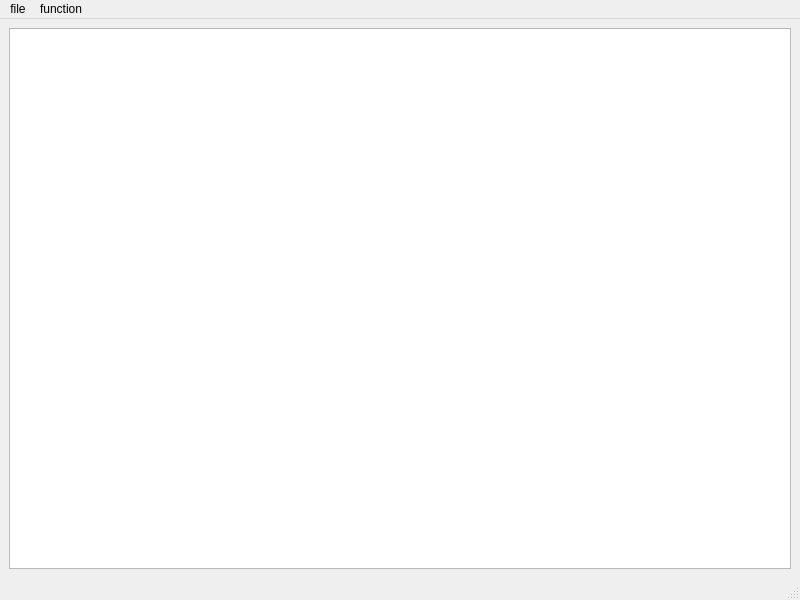
<?xml version="1.0" encoding="UTF-8"?>
<ui version="4.0">
 <class>MainWindow</class>
 <widget class="QMainWindow" name="MainWindow">
  <property name="geometry">
   <rect>
    <x>0</x>
    <y>0</y>
    <width>800</width>
    <height>600</height>
   </rect>
  </property>
  <property name="windowTitle">
   <string>MainWindow</string>
  </property>
  <widget class="QWidget" name="centralwidget">
   <layout class="QVBoxLayout" name="verticalLayout_2">
    <item>
     <layout class="QVBoxLayout" name="verticalLayout">
      <item>
       <widget class="QPlainTextEdit" name="plainTextEdit">
        <property name="font">
         <font>
          <family>Monospace</family>
         </font>
        </property>
       </widget>
      </item>
     </layout>
    </item>
   </layout>
  </widget>
  <widget class="QMenuBar" name="menubar">
   <property name="geometry">
    <rect>
     <x>0</x>
     <y>0</y>
     <width>800</width>
     <height>32</height>
    </rect>
   </property>
   <widget class="QMenu" name="menufile">
    <property name="title">
     <string>file</string>
    </property>
    <addaction name="actionSave"/>
    <addaction name="actionSave_As"/>
    <addaction name="actionOpen"/>
   </widget>
   <widget class="QMenu" name="menufunction">
    <property name="title">
     <string>function</string>
    </property>
    <addaction name="actionPlot_Graph"/>
   </widget>
   <addaction name="menufile"/>
   <addaction name="menufunction"/>
  </widget>
  <widget class="QStatusBar" name="statusbar"/>
  <action name="actionPlot_Graph">
   <property name="text">
    <string>Plot Graph</string>
   </property>
   <property name="shortcut">
    <string>Ctrl+B</string>
   </property>
  </action>
  <action name="actionSave">
   <property name="text">
    <string>Save</string>
   </property>
   <property name="shortcut">
    <string>Ctrl+S</string>
   </property>
  </action>
  <action name="actionSave_As">
   <property name="text">
    <string>Save As</string>
   </property>
   <property name="shortcut">
    <string>Ctrl+Shift+S</string>
   </property>
  </action>
  <action name="actionOpen">
   <property name="text">
    <string>Open</string>
   </property>
   <property name="shortcut">
    <string>Ctrl+O</string>
   </property>
  </action>
 </widget>
 <resources/>
 <connections/>
</ui>
